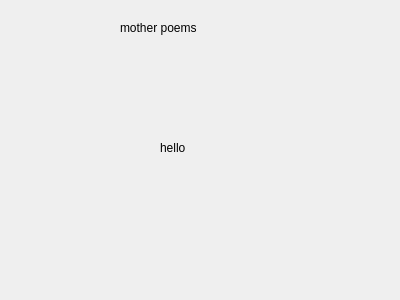
<?xml version="1.0" encoding="UTF-8"?>
<ui version="4.0">
 <class>mother</class>
 <widget class="QDialog" name="mother">
  <property name="geometry">
   <rect>
    <x>0</x>
    <y>0</y>
    <width>400</width>
    <height>300</height>
   </rect>
  </property>
  <property name="windowTitle">
   <string>Dialog</string>
  </property>
  <widget class="QLabel" name="label">
   <property name="geometry">
    <rect>
     <x>120</x>
     <y>20</y>
     <width>101</width>
     <height>16</height>
    </rect>
   </property>
   <property name="text">
    <string>mother poems</string>
   </property>
  </widget>
  <widget class="QStackedWidget" name="stackedWidget">
   <property name="geometry">
    <rect>
     <x>0</x>
     <y>70</y>
     <width>391</width>
     <height>221</height>
    </rect>
   </property>
   <property name="currentIndex">
    <number>0</number>
   </property>
   <widget class="QWidget" name="page">
    <widget class="QLabel" name="label_2">
     <property name="geometry">
      <rect>
       <x>160</x>
       <y>70</y>
       <width>49</width>
       <height>16</height>
      </rect>
     </property>
     <property name="text">
      <string>hello</string>
     </property>
    </widget>
   </widget>
   <widget class="QWidget" name="page_2">
    <widget class="QPushButton" name="pushButton">
     <property name="geometry">
      <rect>
       <x>140</x>
       <y>70</y>
       <width>75</width>
       <height>24</height>
      </rect>
     </property>
     <property name="text">
      <string>PushButton</string>
     </property>
    </widget>
   </widget>
  </widget>
 </widget>
 <resources/>
 <connections/>
</ui>
